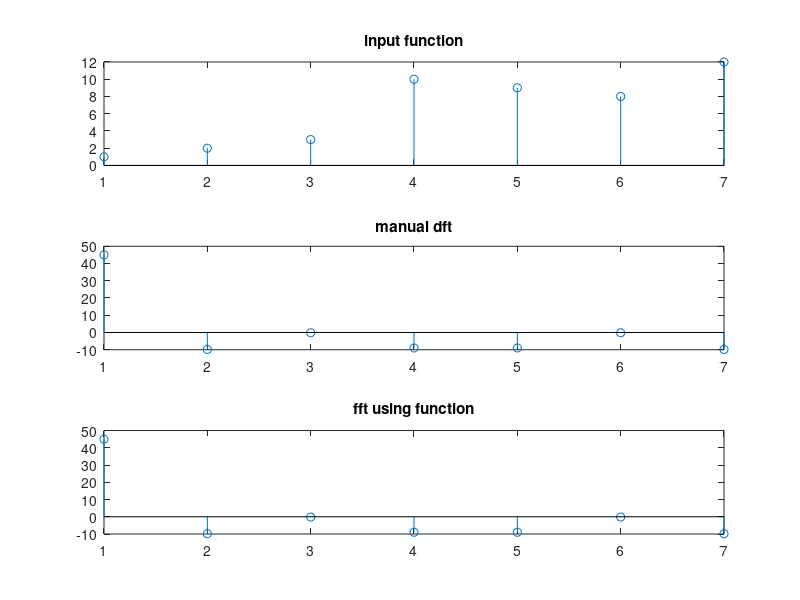
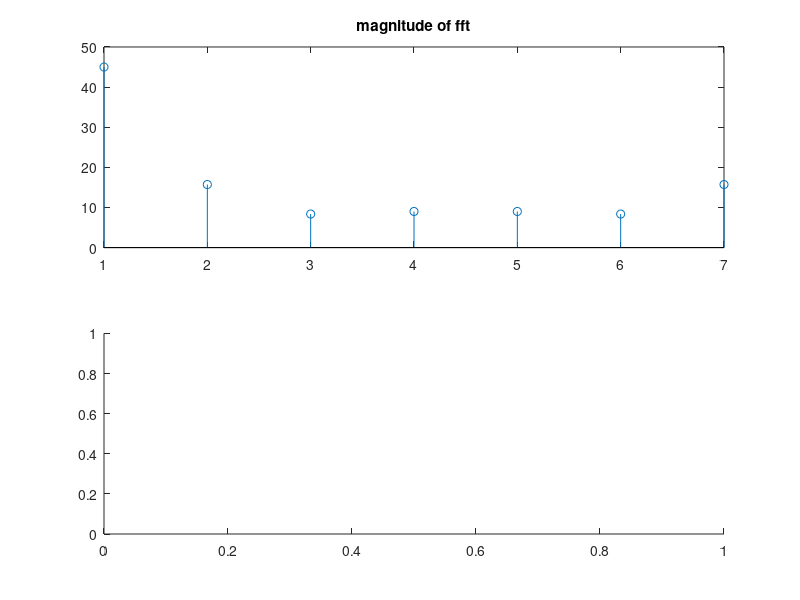

MATLAB code to generate these figures, in order: (Note: this script raises an error after producing the figures.)
clc
clear all
clear all
x=[1 2 3 10 9 8 12];
N=length(x);
X=zeros(1,N);
for k=0:N-1
    for n= 0:N-1
        X(k+1)= X(k+1)+x(n+1)*exp((-1i*2*pi*k*n)/N);
    end
end

subplot(3,1,1);
stem(x);
title('input function');
subplot(3,1,2);
stem(X);
title('manual dft');
subplot(3,1,3);
stem(fft(x));
title('fft using function');

figure;
subplot(2,1,1);
stem(abs(X));
title("magnitude of fft");
subplot(2,1,2);
stem(phase(X));
title('phase spectrum');
